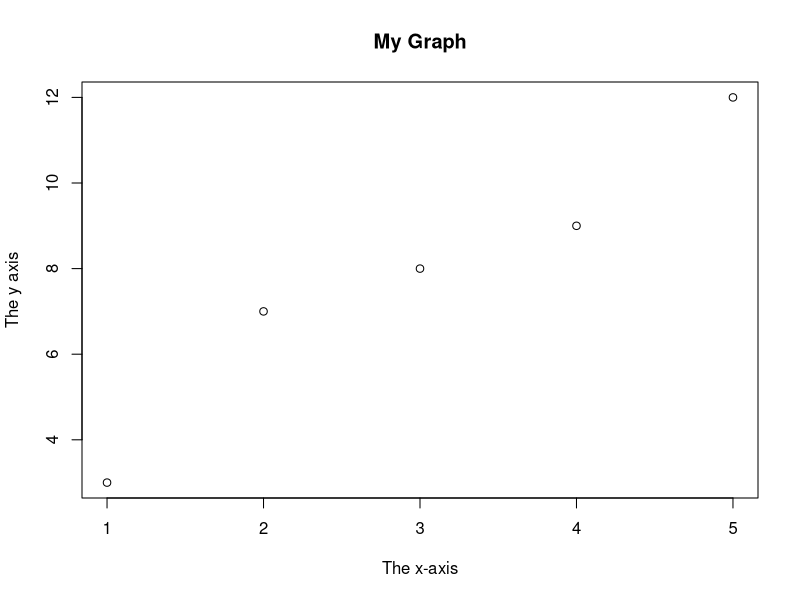
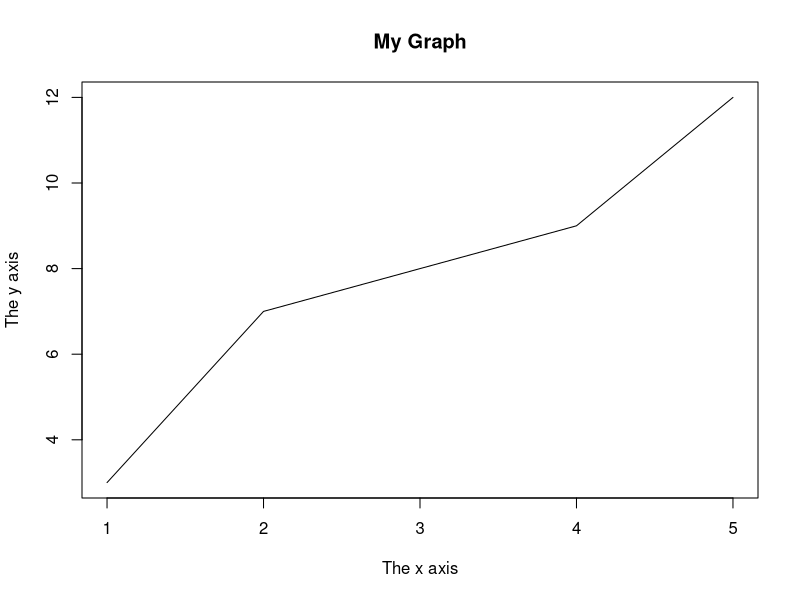
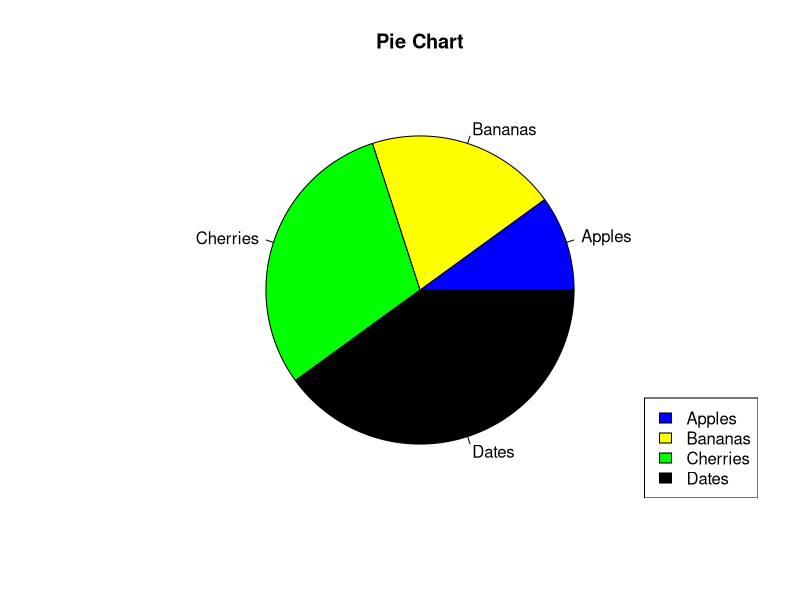
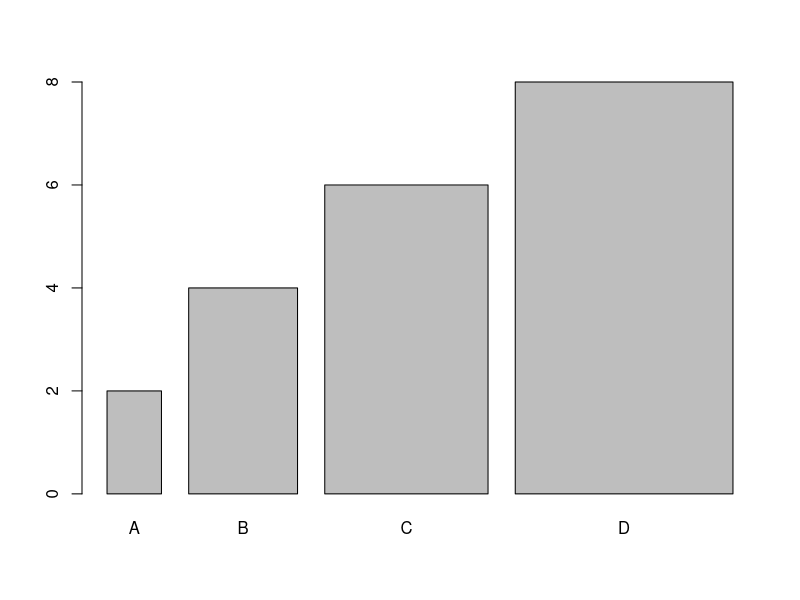

Generate these figures, in order, with R:
## ---- chunk 1
x <- 10.5
class(x)

## ---- chunk 2
x <- 10
print(x)
## ---- chunk 3
y <- "CSPT"
print(y)
## ---- chunk 4
z <- 10.5
class(z)
z<-as.integer(z)
class(z)
print(z)
## ---- chunk 5
x=max(5, 10 ,15)
print(x)
## ---- chunk 6
x=min(5, 10 ,15)
print(x)
## ---- chunk 7
x=sqrt(16)
print(x)
x=abs(-4.7)
print(x)
x=ceiling(1.4)
print(x)
floor(1.4)
print(x)
## ---- chunk 8
a <- 200

b <- 33

if (b > a) {

print("b is greater than a")

} else if (a == b) {

print("a and b are equal")

} else {

print("a is greater than b")
  
}
## ---- chunk 9
i <- 1

while (i < 6) {

print(i)

i <- i + 1

}
## ---- chunk 10
fruits <- c("banana", "apple", "orange")

fruits
## ---- chunk 11
numbers <- 1:10

numbers
## ---- chunk 12
thislist <- list("apple", "banana", "cherry")

thislist[1] <- "blackcurrant"

thislist
## ---- chunk 13
thismatrix <- matrix(c(1,2,3,4,5,6), nrow = 3, ncol = 2)
print(thismatrix)
thismatrix[1, 2]
## ---- chunk 14
thisarray <- c(1:24)
multiarray <- array(thisarray, dim = c(4, 3, 2))
print(multiarray)
multiarray[2, 3, 2]
## ---- chunk 15
Data_Frame<-data.frame(
 Training =  c("Strength","Stamina","Other"),
 Pulse = c(100, 150, 120),
 Duration = c(60, 30, 45)
)

Data_Frame[1]
Data_Frame[["Training"]]
Data_Frame$Training
## ---- chunk 16
music_genre <- factor(c("Jazz","Rock","Classic","Pop","Jazz","Rock","Jazz"))
music_genre
## ---- chunk 17
fruits <- list("apple","banana","cherry")
for(x in fruits){
  if(x=="banana"){
    next
  }
  print(x)
}
## ---- chunk 18
x <-c(1,2,3,4,5)
y <-c(3,7,8,9,12)
plot(x,y,main="My Graph",xlab="The x-axis",ylab="The y axis")
## ---- chunk 19
x <-c(1,2,3,4,5)
y <-c(3,7,8,9,12)
plot(x,y,type="l",main="My Graph",xlab="The x axis",ylab="The y axis")
## ---- chunk 20
x<-c(10,20,30,40)
mylabel<-c("Apples","Bananas","Cherries","Dates") 
colors<-c("blue","yellow","green","black")
pie(x,label = mylabel,main="Pie Chart",col = colors)
legend("bottomright",mylabel,fill=colors)
## ---- chunk 21
x<-c("A","B","C","D")
y<-c(2,4,6,8)
barplot(y,names.arg=x,width=c(1,2,3,4))
